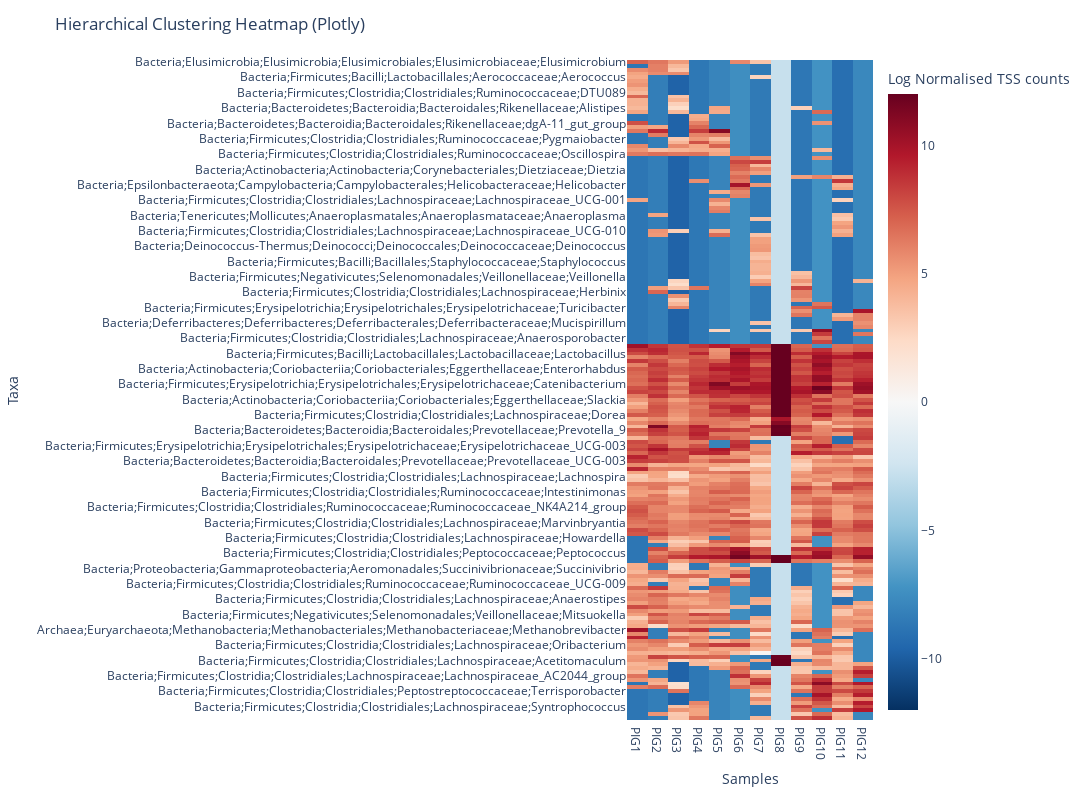

The code cell stored with this chart in its notebook:
### Markdown cell above
### Heatmap visualisation

### Code cell
import scipy.cluster.hierarchy as sch
import scipy.spatial.distance as dist

# Perform hierarchical clustering on microbiome (rows)
row_linkage = sch.linkage(dist.pdist(clr_normalised_df[abundance_columns], metric="euclidean"), method="ward")
row_dendro = sch.dendrogram(row_linkage, no_plot=True)
row_order = row_dendro['leaves']

# Perform hierarchical clustering on samples (columns)
col_linkage = sch.linkage(dist.pdist(clr_normalised_df[abundance_columns].T, metric="euclidean"), method="ward")
col_dendro = sch.dendrogram(col_linkage, no_plot=True)
col_order = col_dendro['leaves']

# Reorder the dataframe based on clustering results
clustered_df = clr_normalised_df.iloc[row_order, :]

# Convert the taxonomic columns to a single column
clustered_df["Taxa"] = clustered_df[['Kingdom', 'Phylum', 'Class', 'Order', 'Family', 'Genus']].apply(lambda x: ";".join(x), axis=1)
# Drop the individual taxonomic columns
clustered_df = clustered_df.drop(columns=['Kingdom', 'Phylum', 'Class', 'Order', 'Family', 'Genus'])

# Set the Taxa as the index
clustered_df.set_index("Taxa", inplace=True)

# Create an interactive heatmap
fig = px.imshow(
    clustered_df, 
    labels=dict(x="Samples", y="Microbiome", color="Log Normalised TSS counts"),
    color_continuous_scale="RdBu_r",  # Blue = low, Red = high expression
    zmin=-12, zmax=12,  # Adjust this range if needed for better visualization
    aspect="auto"
)

fig.update_layout(
    title="Hierarchical Clustering Heatmap (Plotly)",
    xaxis_title="Samples",
    yaxis_title="Taxa",
    width=1500,
    height=800
)

fig.show()
fig.write_html("./data/outputs/microbiome/hierarchical_clustering_heatmap.html")

### Figure 1 — Plotly figure (JSON) as saved in the notebook; plotly's stock layout.template omitted (floating-point values rounded to 4 significant figures; data arrays with more than 128 entries replaced by an {"elided": "..."} marker saying what was removed)
{"data": [{"coloraxis": "coloraxis", "hovertemplate": "Samples: %{x}<br>Microbiome: %{y}<br>Log Normalised TSS counts: %{z}<extra></extra>", "name": "0", "type": "heatmap", "x": ["PIG1", "PIG2", "PIG3", "PIG4", "PIG5", "PIG6", "PIG7", "PIG8", "PIG9", "PIG10", "PIG11", "PIG12"], "xaxis": "x", "y": {"elided": "172 str values"}, "yaxis": "y", "z": {"elided": "172x12 float values"}}], "layout": {"coloraxis": {"cmax": 12, "cmin": -12, "colorbar": {"title": {"text": "Log Normalised TSS counts"}}, "colorscale": [[0, "rgb(5,48,97)"], [0.1, "rgb(33,102,172)"], [0.2, "rgb(67,147,195)"], [0.3, "rgb(146,197,222)"], [0.4, "rgb(209,229,240)"], [0.5, "rgb(247,247,247)"], [0.6, "rgb(253,219,199)"], [0.7, "rgb(244,165,130)"], [0.8, "rgb(214,96,77)"], [0.9, "rgb(178,24,43)"], [1, "rgb(103,0,31)"]]}, "height": 800, "margin": {"t": 60}, "title": {"text": "Hierarchical Clustering Heatmap (Plotly)"}, "width": 1500, "xaxis": {"anchor": "y", "domain": [0, 1], "title": {"text": "Samples"}}, "yaxis": {"anchor": "x", "autorange": "reversed", "domain": [0, 1], "title": {"text": "Taxa"}}}}
